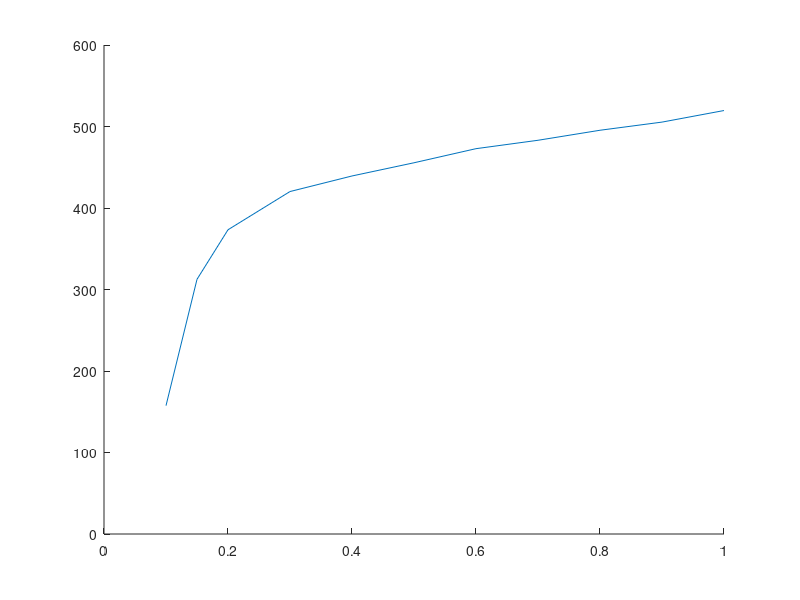

The MATLAB script that drew this image: (Note: this script raises an error after producing the figure.)
a = zeros(11,2);

a(:,1) = [0.1,0.15,0.2,0.3,0.4,0.5,0.6,0.7,0.8,0.9,1];
a(:,2) = [157.5,312.5,373.3,420.2,439.3,455.5,472.8,483.1,495.4,505.4,519.6];

f1 = figure();
hold on
plot(a(:,1),a(:,2))
ylim([0,600]);

f = fit(a(4:11,1),a(4:11,2),'poly1');

plot(a(:,1),f.p1*a(:,1)+f.p2)
hold off
% a(1,1) = 157.5; % 10% duty cycle
% a(2,1) = 373.3;
% a(3,1) = 420.2;
% a(4,1) = 439.3;
% a(5,1) = 455.5;
% a(6,1) = 472.8;
% a(7,1) = 483.1;
% a(8,1) = 495.4;
% a(9,1) = 505.4; 
% a(10,1) = 519.6; % 100%
% 
% a(11,1) = 313.5;
% 
% 
time = 0:174*0.05:0.05;

